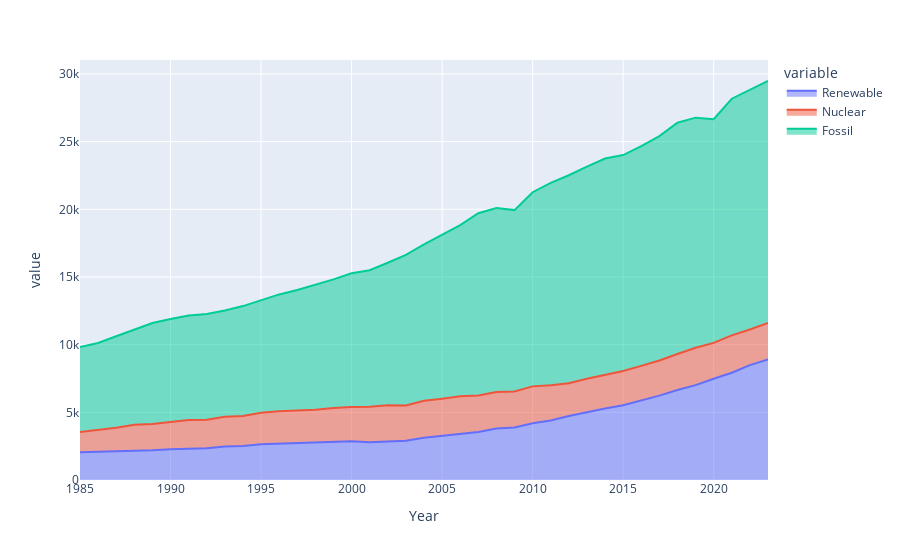

This figure's notebook cell:
### Markdown cell above
2. Make a minimal area chart by using the function `area` and passing the inputs 
- `x`
- `y`
- `color`

### Code cell
fig = px.area(df, x='Year', y='value', color='variable')
fig.show()

### Figure 1 — Plotly figure (JSON) as saved in the notebook; plotly's stock layout.template omitted (floating-point values rounded to 4 significant figures)
{"data": [{"fillpattern": {"shape": ""}, "hovertemplate": "variable=Renewable<br>Year=%{x}<br>value=%{y}<extra></extra>", "legendgroup": "Renewable", "line": {"color": "#636efa"}, "marker": {"symbol": "circle"}, "mode": "lines", "name": "Renewable", "orientation": "v", "showlegend": true, "stackgroup": "1", "type": "scatter", "x": [1985, 1986, 1987, 1988, 1989, 1990, 1991, 1992, 1993, 1994, 1995, 1996, 1997, 1998, 1999, 2000, 2001, 2002, 2003, 2004, 2005, 2006, 2007, 2008, 2009, 2010, 2011, 2012, 2013, 2014, 2015, 2016, 2017, 2018, 2019, 2020, 2021, 2022, 2023], "xaxis": "x", "y": [2058.0, 2092.0, 2125.0, 2193.0, 2195.0, 2280.0, 2335.0, 2345.0, 2483.0, 2504.0, 2639.0, 2677.0, 2736.0, 2766.0, 2799.0, 2858.0, 2796.0, 2873.0, 2899.0, 3129.0, 3280.0, 3432.0, 3540.0, 3798.0, 3879.0, 4192.0, 4394.0, 4721.0, 5026.0, 5286.0, 5519.0, 5859.0, 6234.0, 6647.0, 7011.0, 7484.0, 7927.0, 8485.0, 8914.0], "yaxis": "y"}, {"fillpattern": {"shape": ""}, "hovertemplate": "variable=Nuclear<br>Year=%{x}<br>value=%{y}<extra></extra>", "legendgroup": "Nuclear", "line": {"color": "#EF553B"}, "marker": {"symbol": "circle"}, "mode": "lines", "name": "Nuclear", "orientation": "v", "showlegend": true, "stackgroup": "1", "type": "scatter", "x": [1985, 1986, 1987, 1988, 1989, 1990, 1991, 1992, 1993, 1994, 1995, 1996, 1997, 1998, 1999, 2000, 2001, 2002, 2003, 2004, 2005, 2006, 2007, 2008, 2009, 2010, 2011, 2012, 2013, 2014, 2015, 2016, 2017, 2018, 2019, 2020, 2021, 2022, 2023], "xaxis": "x", "y": [1489.0, 1595.0, 1735.0, 1891.0, 1945.0, 2001.0, 2096.0, 2112.0, 2185.0, 2226.0, 2323.0, 2407.0, 2390.0, 2431.0, 2524.0, 2540.0, 2613.0, 2655.0, 2601.0, 2719.0, 2727.0, 2762.0, 2703.0, 2695.0, 2657.0, 2726.0, 2610.0, 2432.0, 2449.0, 2499.0, 2533.0, 2571.0, 2594.0, 2659.0, 2754.0, 2648.0, 2762.0, 2640.0, 2686.0], "yaxis": "y"}, {"fillpattern": {"shape": ""}, "hovertemplate": "variable=Fossil<br>Year=%{x}<br>value=%{y}<extra></extra>", "legendgroup": "Fossil", "line": {"color": "#00cc96"}, "marker": {"symbol": "circle"}, "mode": "lines", "name": "Fossil", "orientation": "v", "showlegend": true, "stackgroup": "1", "type": "scatter", "x": [1985, 1986, 1987, 1988, 1989, 1990, 1991, 1992, 1993, 1994, 1995, 1996, 1997, 1998, 1999, 2000, 2001, 2002, 2003, 2004, 2005, 2006, 2007, 2008, 2009, 2010, 2011, 2012, 2013, 2014, 2015, 2016, 2017, 2018, 2019, 2020, 2021, 2022, 2023], "xaxis": "x", "y": [6285.0, 6440.0, 6758.0, 6998.0, 7456.0, 7615.0, 7723.0, 7808.0, 7859.0, 8119.0, 8335.0, 8627.0, 8911.0, 9215.0, 9499.0, 9878.0, 10090.0, 10520.0, 11130.0, 11560.0, 12130.0, 12640.0, 13470.0, 13610.0, 13410.0, 14350.0, 14950.0, 15360.0, 15680.0, 15970.0, 15950.0, 16230.0, 16570.0, 17094, 17010.0, 16520.0, 17480.0, 17720.0, 17880.0], "yaxis": "y"}], "layout": {"legend": {"title": {"text": "variable"}, "tracegroupgap": 0}, "margin": {"t": 60}, "xaxis": {"anchor": "y", "domain": [0, 1], "title": {"text": "Year"}}, "yaxis": {"anchor": "x", "domain": [0, 1], "title": {"text": "value"}}}}
